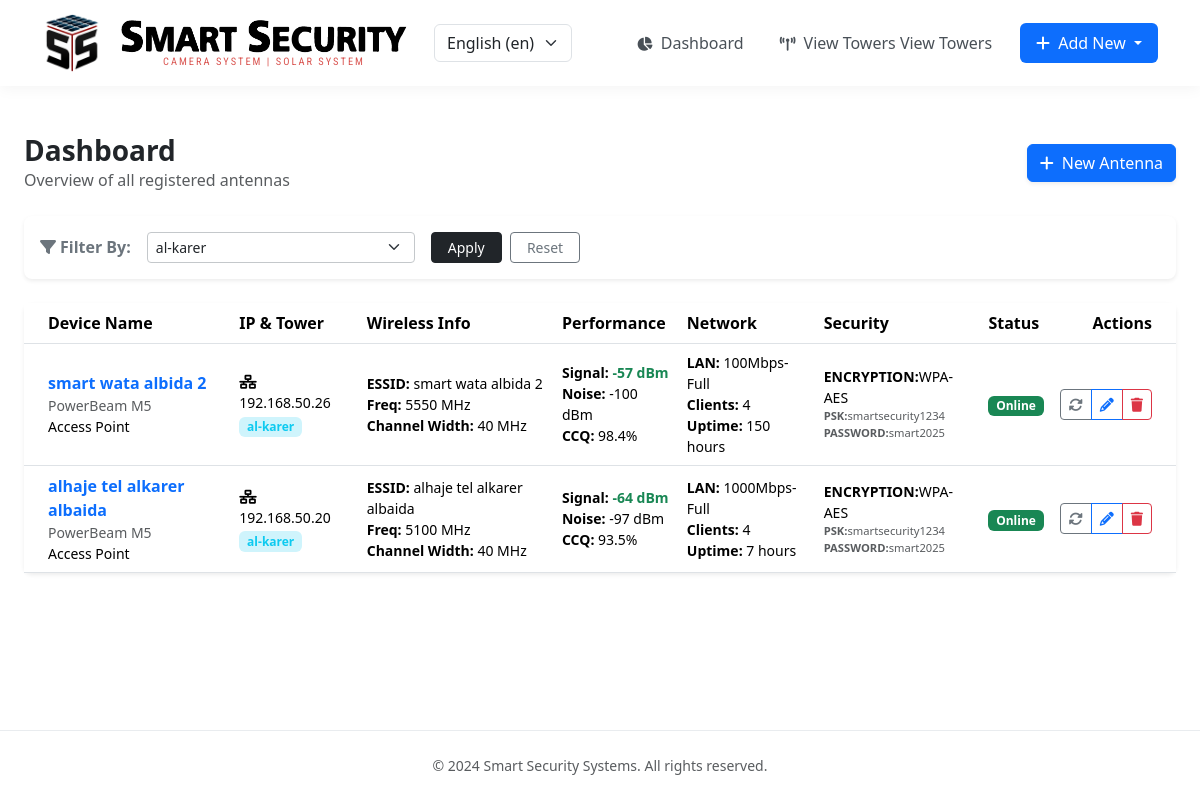
The page /en/dashboard/?tower_filter=3 on the database its author committed.
### network_management_app/models.py (models this page shows, shortened)
class Antenna(models.Model):
    name_device = models.CharField(max_length=100)
    model_device = models.CharField(max_length=100)
    operation_mode = models.CharField(max_length=50)
    signal = models.CharField(max_length=50)
    noise = models.CharField(max_length=50)
    ccq = models.CharField(max_length=50)
    lan_speed = models.CharField(max_length=50)
    number_of_clients = models.IntegerField()
    uptime_hours = models.CharField(max_length=50)
    essid = models.CharField(max_length=100)
    frequency = models.CharField(max_length=50)
    channel_width = models.CharField(max_length=50)
    distance = models.CharField(max_length=50)
    encryption = models.CharField(max_length=50)
    psk = models.CharField(max_length=100)
    status = models.CharField(max_length=20)
    ip_address = models.GenericIPAddressField()
    password = models.CharField(max_length=100)
    tower = models.ForeignKey('Tower', on_delete=models.CASCADE, related_name='antennas', null=True, blank=True)

class Tower(models.Model):
    name_tower = models.CharField(max_length=100)

### network_management_app/views.py (the view)
# urls.py: path('dashboard/', views.dashboard, name='dashboard'),
def dashboard(request):
    towers = Tower.objects.all()
    tower_id = request.GET.get('tower_filter')
    if tower_id:
        antennas = Antenna.objects.filter(tower__id=tower_id)
    else:
        antennas = Antenna.objects.all()
    return render(request, 'network_management_app/dashboard.html', {'antennas': antennas, 'towers': towers})

### network_management_app/templates/network_management_app/dashboard.html (shortened to what this page needs)
{% extends 'basic.html' %}
{% load i18n %}
{% block content %}
<div class="container-fluid px-4 mt-4">
    <div class="d-flex justify-content-between align-items-center mb-4">
        <div>
            <h1 class="h3 text-dark fw-bold mb-0">{% trans 'Dashboard' %}</h1>
            <p class="text-muted mb-0">{% trans 'Overview of all registered antennas' %} </p>
        </div>
        <a href="{% url 'add' %}" class="btn btn-primary shadow-sm">
            <i class="fas fa-plus me-2"></i>{% trans 'New Antenna' %}
        </a>
    </div>
    <div class="card border-0 shadow-sm mb-4 rounded-3">
        <div class="card-body py-3">
            <form method="GET" class="row g-3 align-items-center">
                <div class="col-auto">
                    <span class="fw-bold text-secondary"><i class="fas fa-filter me-1"></i>{% trans 'Filter By:' %}</span>
                </div>
                <div class="col-md-4 col-lg-3">
                    <select name="tower_filter" id="tower_filter" class="form-select form-select-sm border-secondary-subtle">
                        {% for tower in towers %}
                            <option value="{{ tower.id }}" {% if request.GET.tower_filter == tower.id|stringformat:"i" %}selected{% endif %}>
                                {{ tower.name_tower }}
                            </option>
                        {% endfor %}
                    </select>
                </div>
                <div class="col-auto">
                    <button type="submit" class="btn btn-dark btn-sm px-3">{% trans 'Apply' %}</button>
                    <a href="{% url 'dashboard' %}" class="btn btn-outline-secondary btn-sm px-3 ms-1">{% trans 'Reset' %}</a>
                </div>
            </form>
        </div>
    </div>
    <div class="card border-0 shadow-sm rounded-3">
    <div class="table-responsive">
        <table class="table table-hover align-middle mb-0">
            <thead class="bg-light">
                <tr>
                    <th class="ps-4">{% trans 'Device Name' %}</th>
                    <th>{% trans 'IP & Tower' %}</th>
                    <th>{% trans 'Wireless Info' %}</th>
                    <th>{% trans 'Performance' %}</th>
                    <th>{% trans 'Network' %}</th>
                    <th>{% trans 'Security' %}</th>
                    <th>{% trans 'Status' %}</th>
                    <th class="text-end pe-4">{% trans 'Actions' %}</th>
                </tr>
            </thead>
            <tbody>
                {% for antenna in antennas %}
                <tr class="antenna-row" data-id="{{ antenna.id }}">
                    <td class="ps-4">
                        <div class="fw-bold text-primary">{{ antenna.name_device }}</div>
                        <div class="small text-muted">{{ antenna.model_device }}</div>
                        <div class="small">{{ antenna.operation_mode }}</div>
                    </td>
                    <td>
                        <div class="small"><i class="fas fa-network-wired me-1"></i> {{ antenna.ip_address }}</div>
                        <div class="badge bg-info-subtle text-info small">{{ antenna.tower.name_tower }}</div>
                    </td>
                    <td>
                        <div class="small"><b>ESSID:</b> {{ antenna.essid }}</div>
                        <div class="small"><b>Freq:</b> {{ antenna.frequency }}</div>
                        <div class="small"><b>Channel Width:</b> {{ antenna.channel_width }}</div>
                    </td>
                    <td>
                        <div class="small"><b>Signal:</b> <span class="live-signal text-success fw-bold">{{ antenna.signal }}</span></div>
                        <div class="small"><b>Noise:</b> {{ antenna.noise }}</div>
                        <div class="small"><b>CCQ:</b> <span class="live-ccq">{{ antenna.ccq }}</span></div>
                    </td>
                    <td>
                        <div class="small"><b>LAN:</b> {{ antenna.lan_speed }}</div>
                        <div class="small"><b>Clients:</b> <span class="live-clients">{{ antenna.number_of_clients }}</span></div>
                        <div class="small"><b>Uptime:</b> {{ antenna.uptime_hours }}</div>
                    </td>
                    <td>
                        <div class="small text-uppercase"><b>ENCRYPTION:</b>{{ antenna.encryption }}</div>
                        <div class="small text-muted" style="font-size: 0.7rem;"><b>PSK:</b>{{ antenna.psk }}</div>
                        <div class="small text-muted" style="font-size: 0.7rem;"><b>PASSWORD:</b>{{ antenna.password }}</div>
                    </td>
                    <td>
                        <span class="live-status badge {% if antenna.status == 'Online' %}bg-success{% else %}bg-danger{% endif %}">
                            {{ antenna.status }}
                        </span>
                    </td>
                    <td class="text-end pe-4">
                        <div class="btn-group">
                            <button class="btn btn-sm btn-outline-secondary refresh-btn" onclick="updateAntennaRow({{ antenna.id }})">
                                <i class="fas fa-sync-alt"></i>
                            </button>
                            <a href="{% url 'edit' antenna.id %}" class="btn btn-sm btn-outline-primary"><i class="fas fa-pencil-alt"></i></a>
                            <a href="{% url 'delete' antenna.id %}" class="btn btn-sm btn-outline-danger" onclick="return confirm('Are you sure?')"><i class="fas fa-trash"></i></a>
                        </div>
                    </td>
                </tr>
                {% empty %}
                <tr><td colspan="8" class="text-center py-4">{% trans 'No data available' %}</td></tr>
                {% endfor %}
            </tbody>
        </table>
    </div>
    </div>
</div>
{% endblock content %}

### static/css/main.css (style rules this page uses)
:root { --bs-primary: #0d6efd; --bs-secondary: #6c757d; --bs-success: #198754; --bs-danger: #dc3545; --bs-warning: #ffc107; --bs-info: #0dcaf0; --bs-light: #f8f9fa; --bs-dark: #212529; --purple-500: #c5aaf7; --pink-500: #e83e8c; --green-500: #198754; --cyan-500: #0dcaf0; --primary-blue: #ededed; --primary-indigo: #6610f2; --light-purple: #e0d1ff; --card-shadow: 0 10px 30px rgba(61, 61, 61, 0.1); --white: #ffffff; }
body { font-family: 'Inter', sans-serif; background-color: var(--bs-light); min-height: 100vh; display: flex; flex-direction: column; }

### rows shown on the page
Antenna: name_device "smart wata albida 2", model_device "PowerBeam M5", operation_mode "Access Point", ip_address "192.168.50.26", tower.name_tower "al-karer", essid "smart wata albida 2", frequency "5550 MHz", channel_width "40 MHz", signal "-57 dBm", noise "-100 dBm", ccq "98.4%", lan_speed "100Mbps-Full", number_of_clients "4", uptime_hours "150 hours", encryption "WPA-AES", psk "smartsecurity1234", password "smart2025", status "Online"
Antenna: name_device "alhaje tel alkarer albaida", model_device "PowerBeam M5", operation_mode "Access Point", ip_address "192.168.50.20", tower.name_tower "al-karer", essid "alhaje tel alkarer albaida", frequency "5100 MHz", channel_width "40 MHz", signal "-64 dBm", noise "-97 dBm", ccq "93.5%", lan_speed "1000Mbps-Full", number_of_clients "4", uptime_hours "7 hours", encryption "WPA-AES", psk "smartsecurity1234", password "smart2025", status "Online"

### other values the page prints
form field language "English (en)"
form field tower_filter "al-karer"
